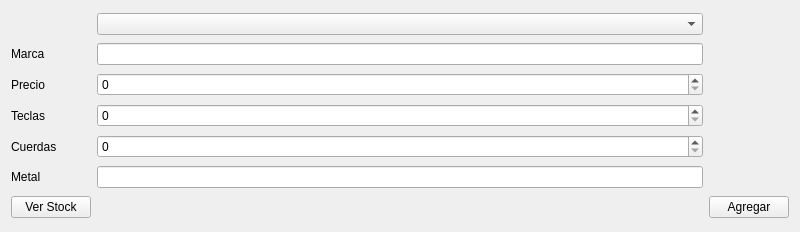
<?xml version="1.0" encoding="UTF-8"?>
<ui version="4.0">
 <class>Formulario</class>
 <widget class="QWidget" name="Formulario">
  <property name="geometry">
   <rect>
    <x>0</x>
    <y>0</y>
    <width>800</width>
    <height>232</height>
   </rect>
  </property>
  <property name="windowTitle">
   <string>Formulario</string>
  </property>
  <layout class="QGridLayout" name="gridLayout">
   <item row="0" column="1">
    <widget class="QComboBox" name="comboInstrumentos"/>
   </item>
   <item row="5" column="1">
    <widget class="QLineEdit" name="leMetal"/>
   </item>
   <item row="4" column="0">
    <widget class="QLabel" name="lcuerdas">
     <property name="text">
      <string>Cuerdas</string>
     </property>
    </widget>
   </item>
   <item row="7" column="0">
    <widget class="QPushButton" name="pbVerStock">
     <property name="text">
      <string>Ver Stock</string>
     </property>
    </widget>
   </item>
   <item row="1" column="0">
    <widget class="QLabel" name="lMarca">
     <property name="text">
      <string>Marca</string>
     </property>
    </widget>
   </item>
   <item row="3" column="0">
    <widget class="QLabel" name="lteclas">
     <property name="text">
      <string>Teclas</string>
     </property>
    </widget>
   </item>
   <item row="5" column="0">
    <widget class="QLabel" name="lMetal">
     <property name="text">
      <string>Metal</string>
     </property>
    </widget>
   </item>
   <item row="7" column="2">
    <widget class="QPushButton" name="pbAgregar">
     <property name="text">
      <string>Agregar</string>
     </property>
    </widget>
   </item>
   <item row="1" column="1">
    <widget class="QLineEdit" name="leMarca"/>
   </item>
   <item row="2" column="0">
    <widget class="QLabel" name="lprecio">
     <property name="text">
      <string>Precio</string>
     </property>
    </widget>
   </item>
   <item row="2" column="1">
    <widget class="QSpinBox" name="SpinBoxprecio"/>
   </item>
   <item row="3" column="1">
    <widget class="QSpinBox" name="SpinBoxteclas"/>
   </item>
   <item row="4" column="1">
    <widget class="QSpinBox" name="SpinBoxcuerdas"/>
   </item>
  </layout>
 </widget>
 <resources/>
 <connections/>
</ui>
